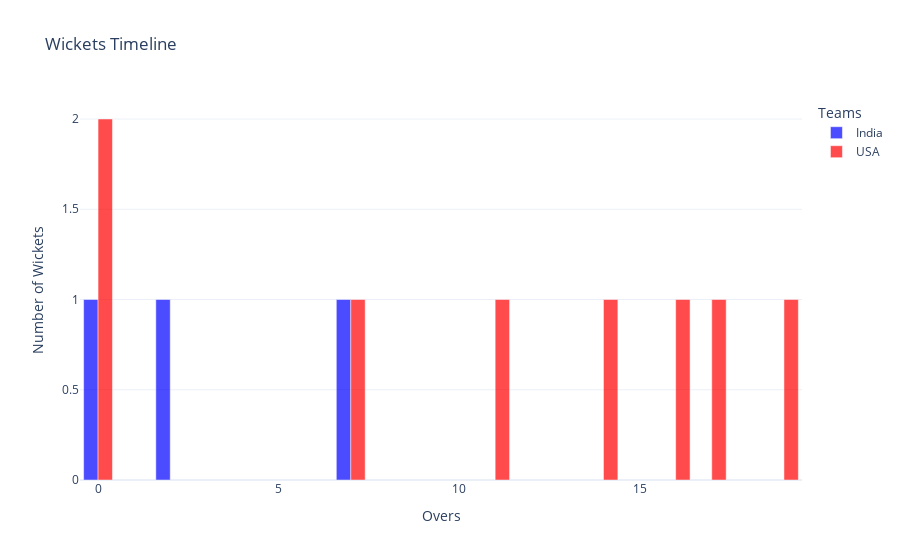

The notebook cell saved with this chart:
### Code cell
india_wickets = data[(data['team'] == 'India') & data['wickets_0_player_out'].notna()].groupby('over').size()
usa_wickets = data[(data['team'] == 'United States of America') & data['wickets_0_player_out'].notna()].groupby('over').size()

fig = go.Figure()

fig.add_trace(go.Bar(
    x=india_wickets.index,
    y=india_wickets.values,
    name='India',
    marker_color='blue',
    opacity=0.7
))

fig.add_trace(go.Bar(
    x=usa_wickets.index,
    y=usa_wickets.values,
    name='USA',
    marker_color='red',
    opacity=0.7
))

fig.update_layout(
    title='Wickets Timeline',
    xaxis_title='Overs',
    yaxis_title='Number of Wickets',
    barmode='group',
    template='plotly_white',
    legend_title='Teams'
)

fig.show()

### Figure 1 — Plotly figure (JSON) as saved in the notebook; plotly's stock layout.template omitted (floating-point values rounded to 4 significant figures)
{"data": [{"marker": {"color": "blue"}, "name": "India", "opacity": 0.7, "type": "bar", "x": [0, 2, 7], "y": [1, 1, 1]}, {"marker": {"color": "red"}, "name": "USA", "opacity": 0.7, "type": "bar", "x": [0, 7, 11, 14, 16, 17, 19], "y": [2, 1, 1, 1, 1, 1, 1]}], "layout": {"barmode": "group", "legend": {"title": {"text": "Teams"}}, "title": {"text": "Wickets Timeline"}, "xaxis": {"title": {"text": "Overs"}}, "yaxis": {"title": {"text": "Number of Wickets"}}}}
